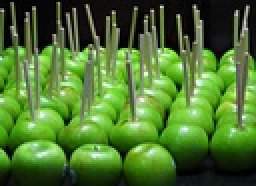
%> input picture Data/apples.jpg, 128 x 93 px, shrunk from 720 x 525 before the run (shown 2 times larger)
$ octave SIBD2_bis.m   (GNU Octave 9; MATLAB toolbox functions it lacks are replaced by stand-ins)
%> lines starting %> are read from the running program, lines starting %| are printed output that depends on the picture
### src/LoG_kernel.m
function resultat = LoG_kernel(size,scale)
% function resultat = LoG_kernel(size,scale)
%
% Noyau du Laplacien d'une fonction gaussienne normalis閑
%
% Inputs :
%    size : taille du noyau souhait閑 : size*size
%    scale : largeur de la gaussienne
%
% Output :
%    resultat : noyau de taille size*size
%
% D閜endance : utilise la fonction LoG.m

% Fait par JB Fiot pour l'assignement 1 du cours
% de Reconnaissance d'objets et vision artificielle

% Date : Oct. 2008

    resultat =zeros(size,size);
    for i=1:size
        for j=1:size
            resultat(i,j)=LoG((size+1)/2-i,(size+1)/2-j,scale);
        end
    end


### src/SubSampling.m
%
% Fait par JB Fiot pour l'assignement 1 du cours
% de Reconnaissance d'objets et vision artificielle

% Date : Oct. 2008

% Inputs :
% I : matrice m*n
% kx : coefficient de sous-閏hantillonage suivant x
% ky : coefficient de sous-閏hantillonage suivant x

% Output :
% resultat : matrice de taille floor(m/kx)*floor(n/ky)


function resultat = SubSampling(I,kx,ky)
    new_size = [floor(size(I,1)/kx),floor(size(I,2)/ky)];
    resultat = zeros(new_size);
    for i=1:new_size(1)
        for j=1:new_size(2)
            resultat(i,j) = mean(mean(I([1+kx*(i-1) kx*i],[1+ky*(j-1) ky*j])));
        end
    end

### src/show_all_circles.m
function show_all_circles(I, cx, cy, rad, color, ln_wid)
%% I: image on top of which you want to display the circles
%% cx, cy: column vectors with x and y coordinates of circle centers
%% rad: column vector with radii of circles.
%% The sizes of cx, cy, and rad must all be the same
%% color: optional parameter specifying the color of the circles
%%        to be displayed (red by default)
%% ln_wid: line width of circles (optional, 1.5 by default

if nargin < 5
    color = 'r';
end

if nargin < 6
   ln_wid = 1.5;
end

imshow(I); hold on;

theta = 0:0.1:(2*pi+0.1);
cx1 = cx(:,ones(size(theta)));
cy1 = cy(:,ones(size(theta)));
rad1 = rad(:,ones(size(theta)));
theta = theta(ones(size(cx1,1),1),:);
X = cx1+cos(theta).*rad1;
Y = cy1+sin(theta).*rad1;
line(X', Y', 'Color', color, 'LineWidth', ln_wid);

title(sprintf('%d circles', size(cx,1)));

### src/ColMed_NonMax.m
function resultat = ColMed_NonMax(I)
% function resultat = ColMed_NonMax(I)
% Inputs :
% I : matrice 9*n
%
% Output :
% resultat :
%  = vecteur dont chaque composante i est le coeff (5,i) si ce coeff est
%  le max de la colonne i, 0 sinon.


% Fait par JB Fiot pour l'assignement 1 du cours
% de Reconnaissance d'objets et vision artificielle

% Date : Oct. 2008

    if (size(I,1)==9)
        resultat = zeros(1,size(I,2));

        for i=1:size(I,2)
            if ((I(5,i)<I(1,i)) || (I(5,i)<I(2,i)) || (I(5,i)<I(3,i)) || (I(5,i)<I(4,i)) || (I(5,i)<I(6,i)) || (I(5,i)<I(7,i)) || (I(5,i)<I(8,i)) || (I(5,i)<I(9,i)))
                resultat(i) = 0;
            else
                resultat(i) = I(5,i);
            end
        end

    else
        resultat = 'ERREUR : ColMed_NonMax prend une matrice 9*n en entr閑';
    end


### src/SIBD2_bis.m
% Master MVA
% Reconnaissance d'objets et Vision
% Assignment 1 - Scale Invariant Blob Detection (SIBD)
% Jean-Baptiste FIOT


clear all;
clc;

display('========================================================================');
display('           SIBD - M閠hode LoG par SubSampling successifs');
display('========================================================================');

img = imread('../Data/apples.jpg');
%> img is the input picture: size 93x128x3 uint8; mean R, G, B 77.3, 116.5, 47.2
BWimg = rgb2gray(img);
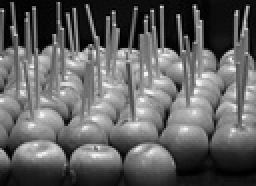
%> BWimg: size 93x128 uint8 (shown 2 times larger); min 0, max 247, mean 96.9
[h,w] = size(BWimg);
%> h = 93; w = 128


% Scale-space
% ===========
display('Creating scale-space...');
tic;
n=15; %Nombre de niveaux du scale space

scale_space = zeros(h,w,n);
scale_space(:,:,1)=BWimg;

ratio_kernelsize_sigma = 4;

kernel=LoG_kernel(ratio_kernelsize_sigma,1);


for i=2:n
     scale_space(1:floor(h/i),1:floor(w/i),i) = conv2(SubSampling(scale_space(:,:,1),i,i),kernel,'same');
end

for i=2:n % On normalise la partie haute
    scale_space(1:floor(h/i),1:floor(w/i),i) = scale_space(1:floor(h/i),1:floor(w/i),i).^2;
    scale_space(1:floor(h/i),1:floor(w/i),i) = scale_space(1:floor(h/i),1:floor(w/i),i)/mean(mean(scale_space(1:floor(h/i),1:floor(w/i),i)));
end

display(sprintf('-> Done in %.1f seconds.',toc));


% Non-maximum suppression
% =======================
display('Non-maximum suppression...');

display('...on scale slices...');
tic;

for i=1:n
    scale_space(1:floor(h/i),1:floor(w/i),i) = colfilt(scale_space(1:floor(h/i),1:floor(w/i),i),[3 3],'sliding',@ColMed_NonMax);
end
display(sprintf('-> Done in %.1f seconds.',toc));


display('...Interpoling scale slices to original sizes...');
tic;
for i=2:n % On interpole pour retrouver les bonnes tailles.
    scale_space(1:i*floor(h/i)-(i-1),1:i*floor(w/i)-(i-1),i) = interp2(1:i:i*floor(w/i),(1:i:i*floor(h/i))',scale_space(1:floor(h/i),1:floor(w/i),i),1:i*floor(w/i)-(i-1),(1:i*floor(h/i)-(i-1))');
end
display(sprintf('-> Done in %.1f seconds.',toc));

display('...last removal...');

for i=1:h
    for j=1:w
        for k=1:n
            if scale_space(i,j,k) ~= 0
                scale_space(i,j,k) = c26_non_max(vblock(scale_space,i,j,k));
            end
        end
    end
end

display(sprintf('-> Done in %.1f seconds.',toc));


% Getting the max
% ===============
display('Getting the extrema...');
tic;
cx=[];
cy=[];
rad=[];
threshold = 3;

for i=2:n
    [cxtmp,cytmp] = find(scale_space(:,:,i)>threshold);
    cx = [cx;cxtmp];
    cy = [cy;cytmp];
    rad = [rad;ones(size(cxtmp,1),1)*sqrt(2)*i];
end
%> this loop made 14 passes
%> (cxtmp, cytmp) on passes 3 to 7: ([29; 57; 73; 25; 57; 73; 33; 41; 61; 73; 25; 61; 29; 41], [17; 21; 21; 37; 45; 45; 49; 53; 65; 73; 77; 89; 113; 121]), ([46; 27; 26], [71; 76; 111]), ([67; 55; 73; 43; 37], [13; 43; 43; 49; 73]), ([50; 71; 50; 50], [15; 15; 64; 92]), (49, 89)
%> after the loop, cx = 80 values, max 77 at index 8, min 11 at index 24, mean 47.62; cy = 80 values, max 121 at index 46, min 2 at index 77, mean 65.5; rad = 80 values from 2.83 to 21.21
display(sprintf('-> Done in %.1f seconds.',toc));


% Displaying the results
% ======================
display('Displaying...');
tic;
show_all_circles(BWimg,cy,cx,rad);
%> in show_all_circles, `cx1 = cx(:,ones(size(theta)));`:
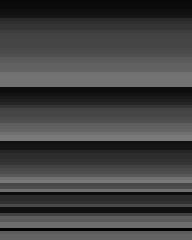
%> cx1: size 80x64 double (shown 3 times larger); min 2, max 121, mean 65.5
%> in show_all_circles, `cy1 = cy(:,ones(size(theta)));`:
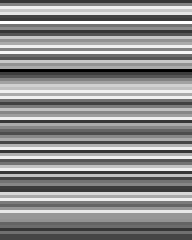
%> cy1: size 80x64 double (shown 3 times larger); min 11, max 77, mean 47.6; drawn with min black and max white
%> in show_all_circles, `rad1 = rad(:,ones(size(theta)));`:
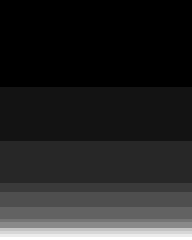
%> rad1: size 80x64 double (shown 3 times larger); min 2.83, max 21.21, mean 5.7; drawn with min black and max white
%> in show_all_circles, `X = cx1+cos(theta).*rad1;`:
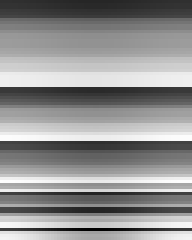
%> X: size 80x64 double (shown 3 times larger); min -14.96, max 126.7, mean 65.6; drawn with min black and max white
%> in show_all_circles, `Y = cy1+sin(theta).*rad1;`:
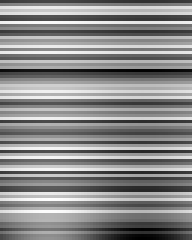
%> Y: size 80x64 double (shown 3 times larger); min 7.79, max 81.48, mean 47.6; drawn with min black and max white
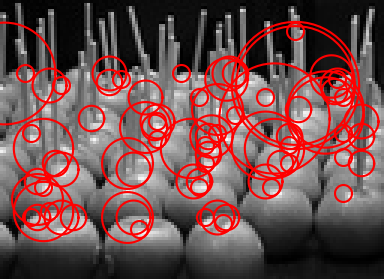
%> figure redrawn from the program's plot data; shown 3 times larger; its title reads '80 circles'
display(sprintf('-> Done in %.1f seconds.',toc));

$ run again, with Data/RezECP.JPG copied over Data/apples.jpg
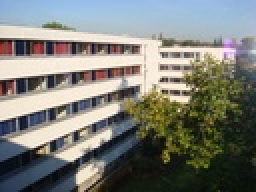
%> input picture Data/RezECP.JPG, 128 x 96 px, shrunk from 640 x 480 before the run (shown 2 times larger)
%> img is the input picture: size 96x128x3 uint8; mean R, G, B 124.6, 126.1, 119.7
%> `BWimg = rgb2gray(img);`:
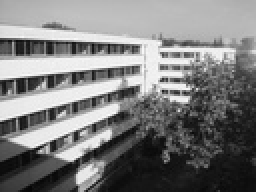
%> BWimg: size 96x128 uint8 (shown 2 times larger); min 5, max 251, mean 124.9
%> the loop `for i=2:n` made 14 passes
%> (cxtmp, cytmp) on passes 3, 4, 7, 9: ([53; 29; 49; 13; 65; 13; 45; 61; 29; 73; 41], [2; 13; 13; 17; 17; 29; 29; 29; 33; 33; 41]), ([31; 51; 11; 46; 36], [2; 2; 16; 16; 71]), ([2; 2; 25; 2], [2; 17; 65; 113]), (21, 61)
%> after the loop `for i=2:n`: cx = 57 values, max 85 at index 25, min 2 at index 49, mean 39.56; cy = 57 values, max 113 at index 52, min 2 at index 16, mean 39.37; rad = 57 values from 2.83 to 18.38
%> `show_all_circles(BWimg,cy,cx,rad);`:
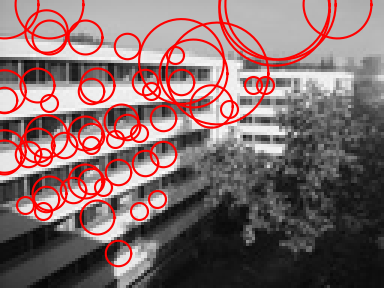
%> figure redrawn from the program's plot data; shown 3 times larger; its title reads '57 circles'
